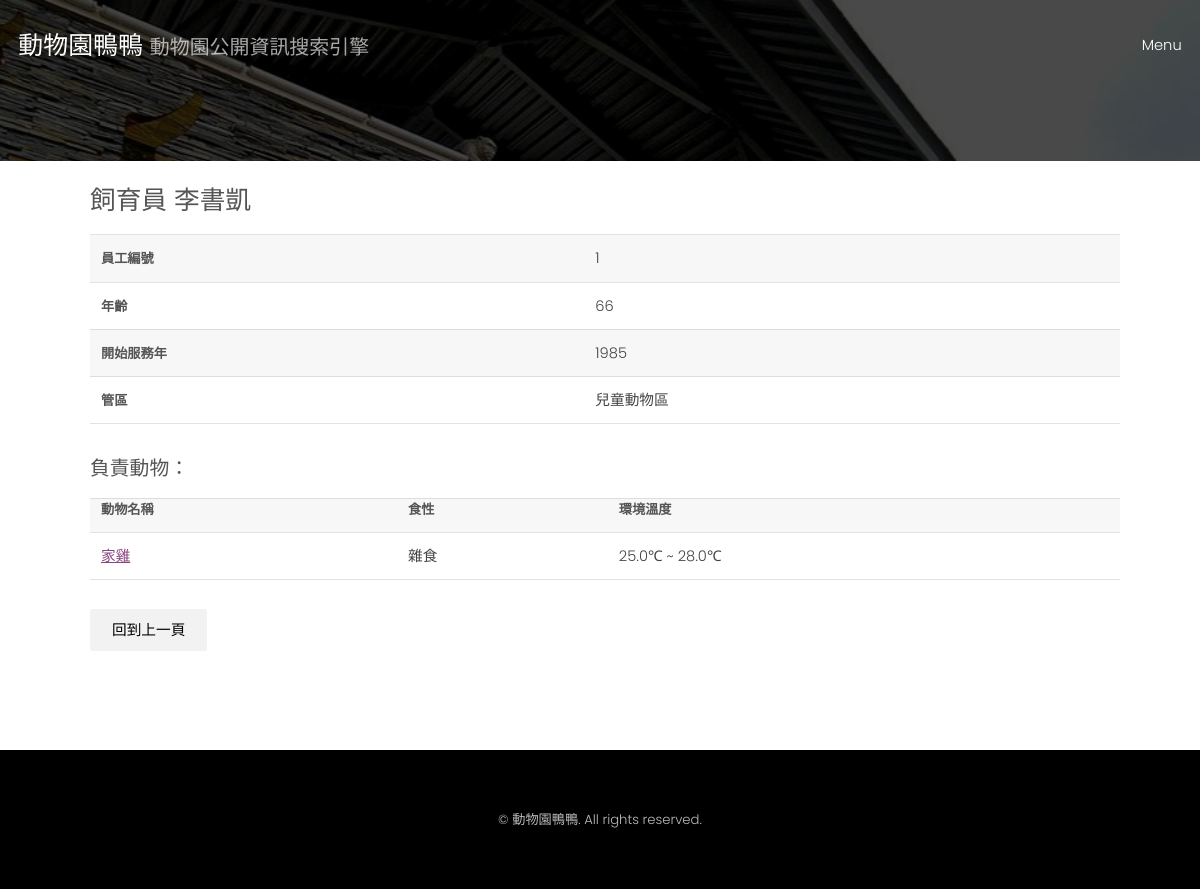
/search/zookeeper/1/, run on an earlier commit of the app's database.
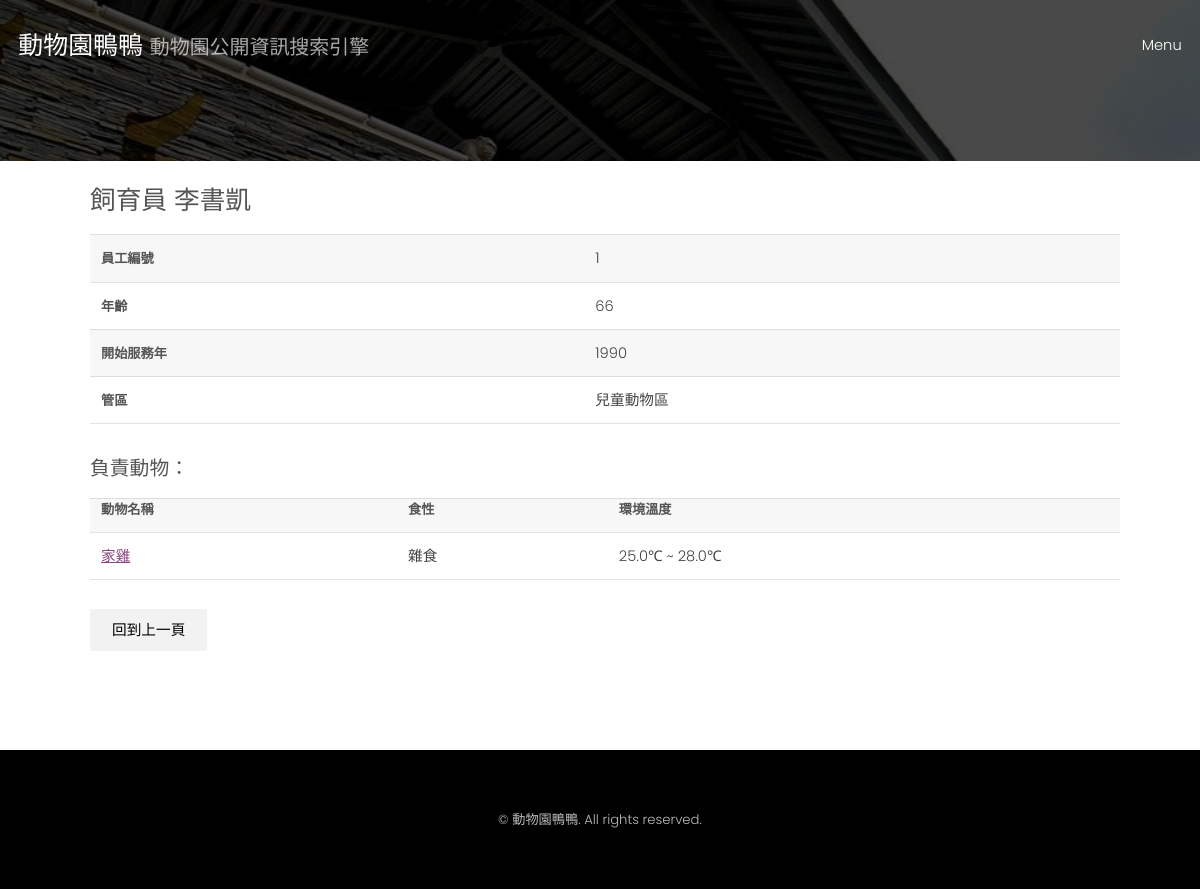
And on a later commit of the database.
### zoo_info/models.py (models this page shows)
class Zookeeper(models.Model):
    keeper_id = models.IntegerField(primary_key = True)
    name = models.CharField(max_length = 30)
    join_time = models.IntegerField()
    area_id = models.ForeignKey(Area, on_delete = models.CASCADE)
    birth = models.IntegerField()

class Area(models.Model):
    area_id = models.CharField(max_length = 30, primary_key = True)#
    position = models.CharField(max_length = 30)#
    nearby = models.CharField(max_length = 30)#
    theme = models.CharField(max_length = 30)#
    close_time = models.CharField(max_length = 30)#
    distance = models.FloatField()
    zoo_id = models.ForeignKey(Zoo, on_delete = models.CASCADE)

### zoo_info/views.py (the view)
# urls.py: path('search/zookeeper/<int:keeper_id>/', zookeeper_feed_info),
def zookeeper_feed_info(request, keeper_id):
    current_year = 2021
    zookeeper = Zookeeper.objects.get(keeper_id = keeper_id)
    feeds = Feed.objects.filter(keeper_id = zookeeper)
    return render(request, 'zoo_info/search_by/zookeeper_feed_info.html', locals())

### zoo_info/templatetags/subtract.py (called while the page is built)
@register.filter
def subtract(value, arg):
    return value - arg

### templates/zoo_info/search_by/zookeeper_feed_info.html (shortened to what this page needs)
{% extends 'base.html' %}
{% block content %}
{%include 'base_search.html'%}
{% load subtract %}
    <div id = "display_format">
        <H2>飼育員 {{zookeeper.name}}</H2>
        <table>
            <tr>
                <th>員工編號</th>
                <td>{{zookeeper.keeper_id}}</td>
            </tr>
            <tr>
                <th>年齡</th>
                <td>{{current_year|subtract:zookeeper.birth}}</td>
            </tr>
            <tr>
                <th>開始服務年</th>
                <td>{{zookeeper.join_time}}</td>
            </tr>
            <tr>
                <th>管區</th>
                <td>{{zookeeper.area_id.theme}}</td>
            </tr>
        </table>
        <H3>負責動物：</H3>
        <table>
            <tr>
                <th>動物名稱</th>
                <th>食性</th>
                <th>環境溫度</th>
            </tr>
            {% for feed in feeds%}
                <tr>
                    <td><a href = "../../animal/{{feed.animal_id.animal_id}}/">{{feed.animal_id.animal_name}}</a></td>
                    <td>{{feed.food}}</td>
                    <td>{{feed.temperature_low}}&#8451 ~ {{feed.temperature_high}}&#8451</td>
                </tr>
            {%endfor%}
        </table>
        <form>
            <input type ="button" onclick="location.href='../'" value="回到上一頁"></input>
        </form>
    </div>
{% endblock %}

What changed in the data, as far as the page shows it:
changed Zookeeper "李書凱": join_time "1985" → "1990"
